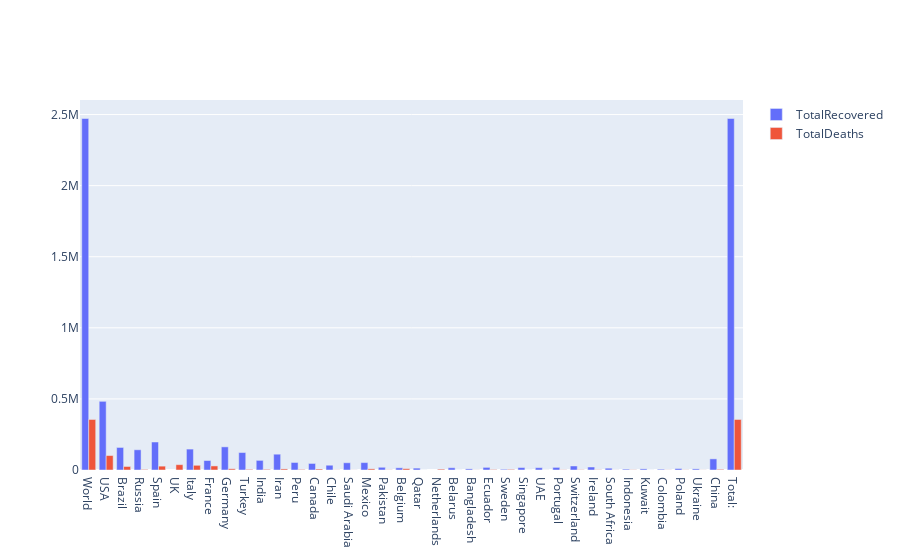

Here is the notebook cell this chart was saved with:
### Code cell
country=df_cases_20000['Country,Other']

fig = go.Figure(data=[
    go.Bar(name='TotalRecovered', x=country, y=df_cases_20000['TotalRecovered']),
    go.Bar(name='TotalDeaths', x=country, y=df_cases_20000['TotalDeaths'])
])
# Change the bar mode
fig.update_layout(barmode='group')
fig.show()

### Figure 1 — Plotly figure (JSON) as saved in the notebook; plotly's stock layout.template omitted (floating-point values rounded to 4 significant figures)
{"data": [{"name": "TotalRecovered", "type": "bar", "x": ["World", "USA", "Brazil", "Russia", "Spain", "UK", "Italy", "France", "Germany", "Turkey", "India", "Iran", "Peru", "Canada", "Chile", "Saudi Arabia", "Mexico", "Pakistan", "Belgium", "Qatar", "Netherlands", "Belarus", "Bangladesh", "Ecuador", "Sweden", "Singapore", "UAE", "Portugal", "Switzerland", "Ireland", "South Africa", "Indonesia", "Kuwait", "Colombia", "Poland", "Ukraine", "China", "Total:"], "y": [2472300, 483093, 158593, 142208, 196958, null, 147101, 66584, 162800, 122793, 67749, 111176, 52906, 46072, 33540, 51022, 52219, 19142, 15465, 13283, null, 15923, 7925, 18425, 4971, 17276, 16371, 18349, 28300, 21060, 12741, 6057, 7946, 5511, 10330, 7995, 78280, 2472300]}, {"name": "TotalDeaths", "type": "bar", "x": ["World", "USA", "Brazil", "Russia", "Spain", "UK", "Italy", "France", "Germany", "Turkey", "India", "Iran", "Peru", "Canada", "Chile", "Saudi Arabia", "Mexico", "Pakistan", "Belgium", "Qatar", "Netherlands", "Belarus", "Bangladesh", "Ecuador", "Sweden", "Singapore", "UAE", "Portugal", "Switzerland", "Ireland", "South Africa", "Indonesia", "Kuwait", "Colombia", "Poland", "Ukraine", "China", "Total:"], "y": [355333, 101740, 24746, 3968, 27118, 37460, 33072, 28596, 8533, 4431, 4534, 7564, 3788, 6760, 841, 425, 8134, 1225, 9364, 30, 5871, 214, 544, 3275, 4220, 23, 255, 1356, 1917, 1631, 524, 1473, 175, 776, 1028, 658, 4634, 355333]}], "layout": {"barmode": "group"}}
